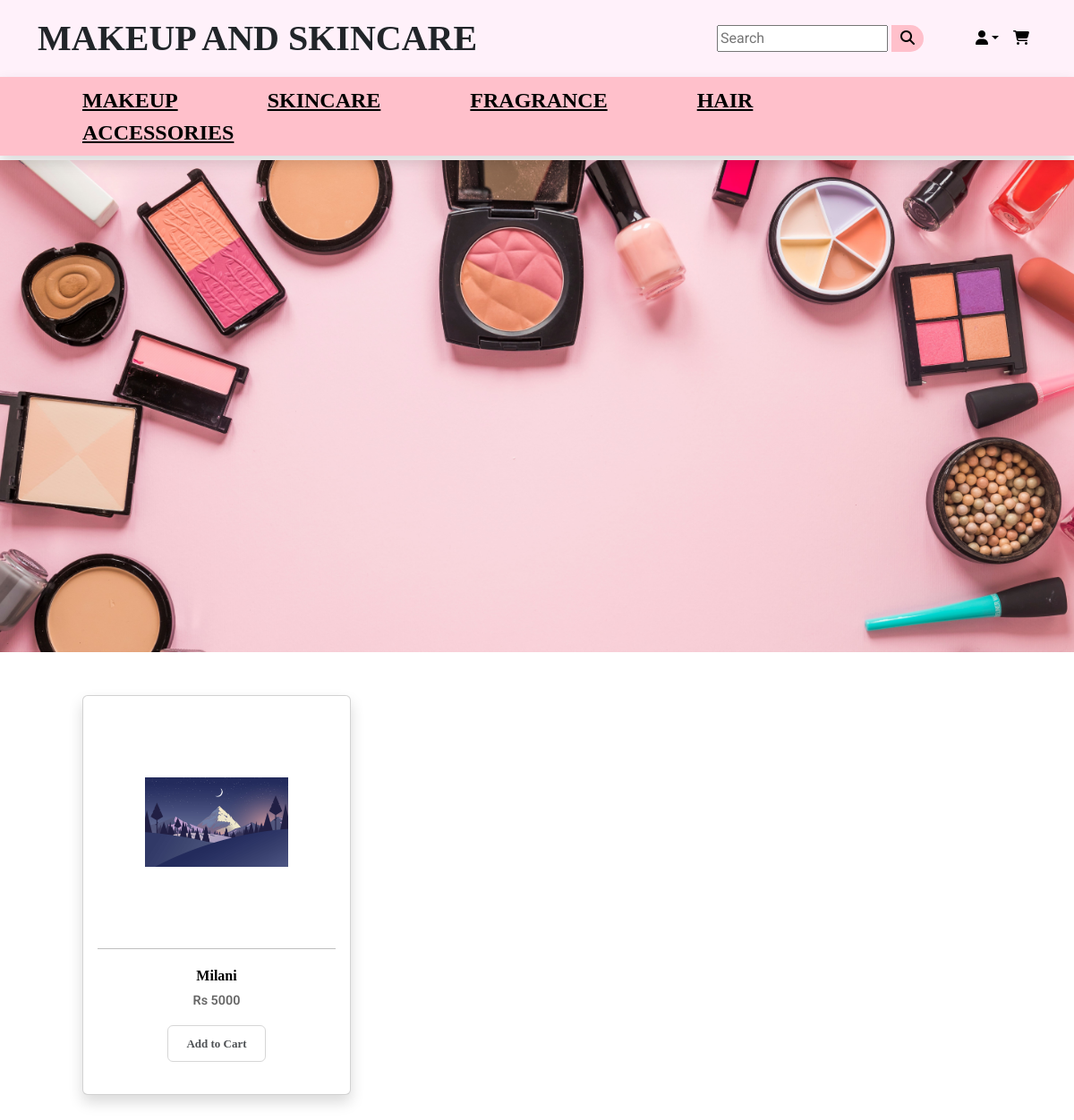
/subcategory.php?subcategoryid=30, run on the app's committed database.
### tables this page shows
CREATE TABLE `products` (
  `id` int(11) NOT NULL,
  `category_id` int(11) NOT NULL,
  `category_name` varchar(255) NOT NULL,
  `name` varchar(255) NOT NULL,
  `small_description` mediumtext NOT NULL,
  `description` mediumtext NOT NULL,
  `original_price` int(11) NOT NULL,
  `image` varchar(255) NOT NULL,
  `qty` int(11) NOT NULL,
  `status` tinyint(4) NOT NULL,
  `trending` tinyint(4) NOT NULL,
  `created_at` timestamp NOT NULL DEFAULT current_timestamp()
);

### includes/subheader.php (the view, shortened to what this page needs)
<div class="navbar navbar-expand-lg navbar-dark  shadow" style="background: pink;position:sticky;top:0;z-index:1;">
  <div class="container col-md-12">
  <ul class="nav navbar-nav" >
      <div class="dropdown">
      <li><a  class="text-black fw-bold dropbtn" href="categories.php?id=Makeup" style="font-size:1.5em;margin:50px;font-family:fantasy;">MAKEUP</a></li>
      </div>
      <div class="dropdown">
      <li><a class="text-black  fw-bold dropbtn"  href="categories.php?id=Skincare" style="font-size:1.5em;margin:50px;font-family:fantasy;">SKINCARE</a></li>
      </div>
      <div class="dropdown">
      <li><a  class="text-black fw-bold dropbtn " href="categories.php?id=Fragrance" style="font-size:1.5em;margin:50px;font-family:fantasy;">FRAGRANCE</a></li>
      </div>
      <div class="dropdown">
      <li><a  class="text-black fw-bold dropbtn " href="categories.php?id=Hair" style="font-size:1.5em;margin:50px;font-family:fantasy;">HAIR</a></li>
      </div>
      <div class="dropdown">
      <li><a  class="text-black fw-bold " href="categories.php?id=Accessories" style="font-size:1.5em;margin:50px;font-family:fantasy;">ACCESSORIES</a></li>
      </div>
    </ul>
  </div>
</div>

### subcategory.php (shortened to what this page needs)
<?php
include('includes/header.php');
$category_id = $_GET['subcategoryid'];
include('config/dbcon.php');
$query = "SELECT * FROM categories WHERE id = '$category_id'";
$query_run = mysqli_query($con, $query);
$categorydata = mysqli_fetch_array($query_run);
$category_name = $categorydata['category_name'];
?>
            <?php
            if($category_name=="Hair"){ ?>
            <div class="" style="margin: 5px 0 0 0;">
            <img src="images/Hair.jpg" style="margin-top: 0px; width: 100%;height:550px;object-fit:cover;">
            </div>
            <?php } if($category_name=="Skincare"){ ?>
            <div class="" style="margin: 5px 0 0 0;">
            <img src="images/Skin.jpg" style="margin-top: 0px; width: 100%;height:550px;object-fit:cover;">
            </div>
            <?php   } if($category_name=="Fragrance"){ ?>
            <div class="" style="margin: 5px 0 0 0;">
            <img src="images/perfume.jpg" style="margin-top: 0px; width: 100%;height:550px;object-fit:cover;">
            </div>
            <?php   }if($category_name=="Makeup"){ ?>
            <div class="" style="margin: 5px 0 0 0;">
            <img src="images/coverpic1.jpg" style="margin-top: 0px; width: 100%;height:550px;object-fit:cover;">
            </div>
            <?php }if($category_name=="Accessories"){ ?>
            <div class="" style="margin: 5px 0 0 0;">
            <img src="images/tools.jpg" style="margin-top: 0px; width: 100%;height:550px;object-fit:cover;">
            </div>
            <?php     }
            ?>
    <div class="py-5">
        <div class="container">
        <div class="row justify-content-center">
        <div class="col-md-12">
                        <div class="row" style=" display: grid;column-gap:30px;grid-template-columns:30% 30% 30%; padding:0 0 0 50px; width: auto;row-gap:40px;">
                                 <?php
                                $query = "SELECT * FROM products WHERE category_id='$category_id'";
                                $query_run = mysqli_query($con,$query);
                                if(mysqli_num_rows($query_run) > 0){
                                foreach($query_run as $item){ ?>
                            <div class="col-md-3 mb-2">
                                <a href="products.php?id=<?= $item['id'];?>" class="text-decoration-none text-black">
                                <div class="card shadow" style="width: 300px;margin:0px 0 0 0;">
                                    <div class="card-body">
                                        <img src="uploads/<?= $item['image']; ?>" alt="Category Image" srcset="" class="mx-auto d-block " style="height:250px;width:60%;object-fit:contain;" >
                                        <hr>
                                 <div class="" style="margin:20px 0;">
                                 <h5 class="text-center fw-bold " style="font-family:Clarendon Blk BT;font-size:1em;"><?= $item['name'];?></h5>
                                        <p class="text-center" style="font-size:0.9em;font-weight:600;opacity:0.6;">Rs <?= $item['original_price'];?></p>
                                        </a>
                                        <form action="" class="form-submit">
                                <button class="btn btn-default mx-auto d-block addCart " onclick="openCart()"   style="font-family: Clarendon Blk BT;font-size:13px;padding:10px 20px;border:1px solid rgba(128,128,128,0.4);opacity:0.8;font-weight:600">Add to Cart</button>
                                </form>
                                 </div>
                                    </div>
                                </div>
                            </div>
                                <?php   }
                                }else{
                                echo "No data available";
                                }
                            ?>
                        </div>
        </div>
<?php include('includes/footer.php')   ?>

### assets/css/custom.css (style rules this page uses)
* { font-family: 'Roboto', sans-serif; }
a { text-decoration: none; }

### includes/header.php (style rules this page uses)
.dropdown { position: relative; display: inline-block; }

### data on the page
products: image (picture), name "Milani", original_price "5000"
